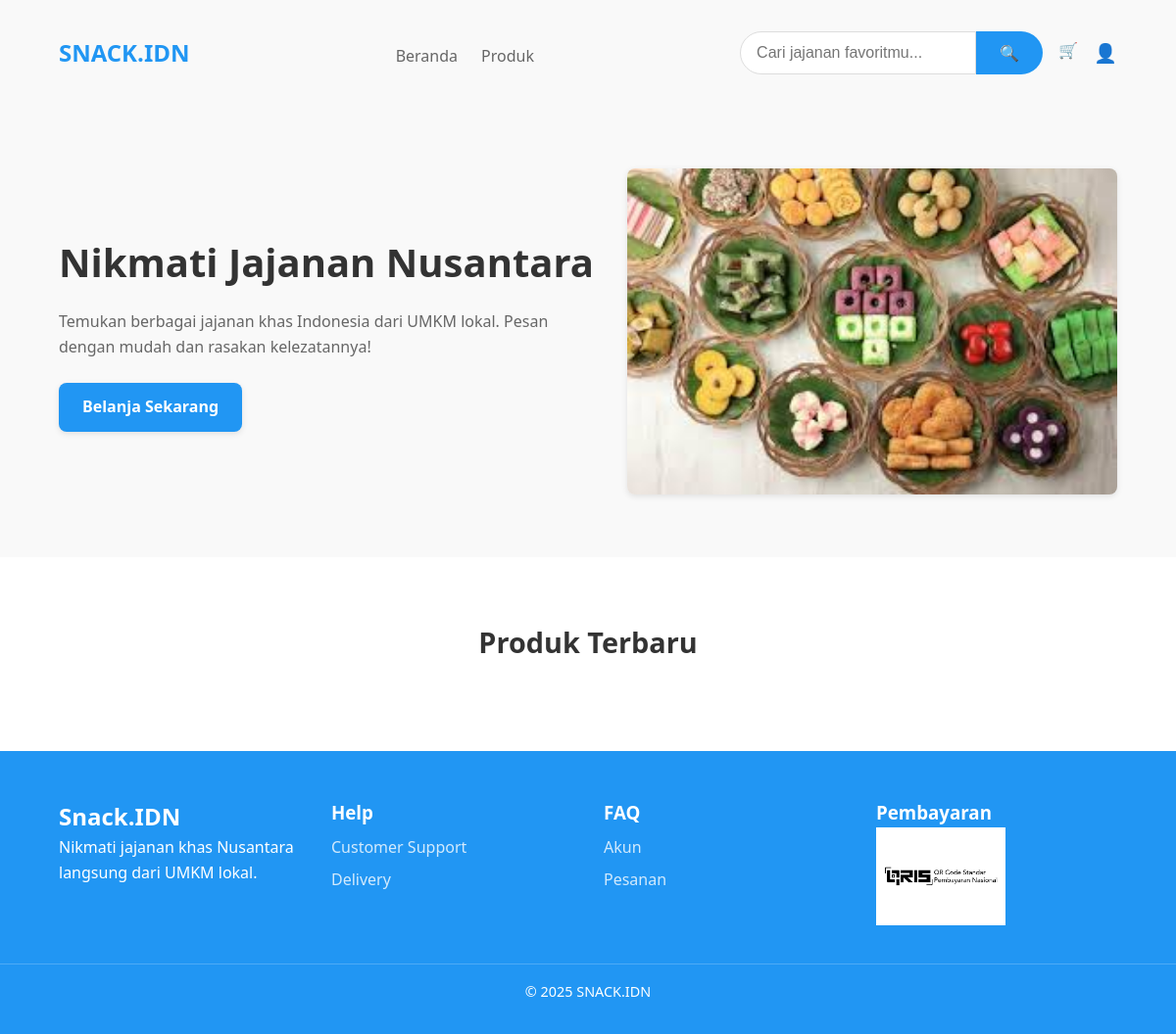
Before: / with the older database file.
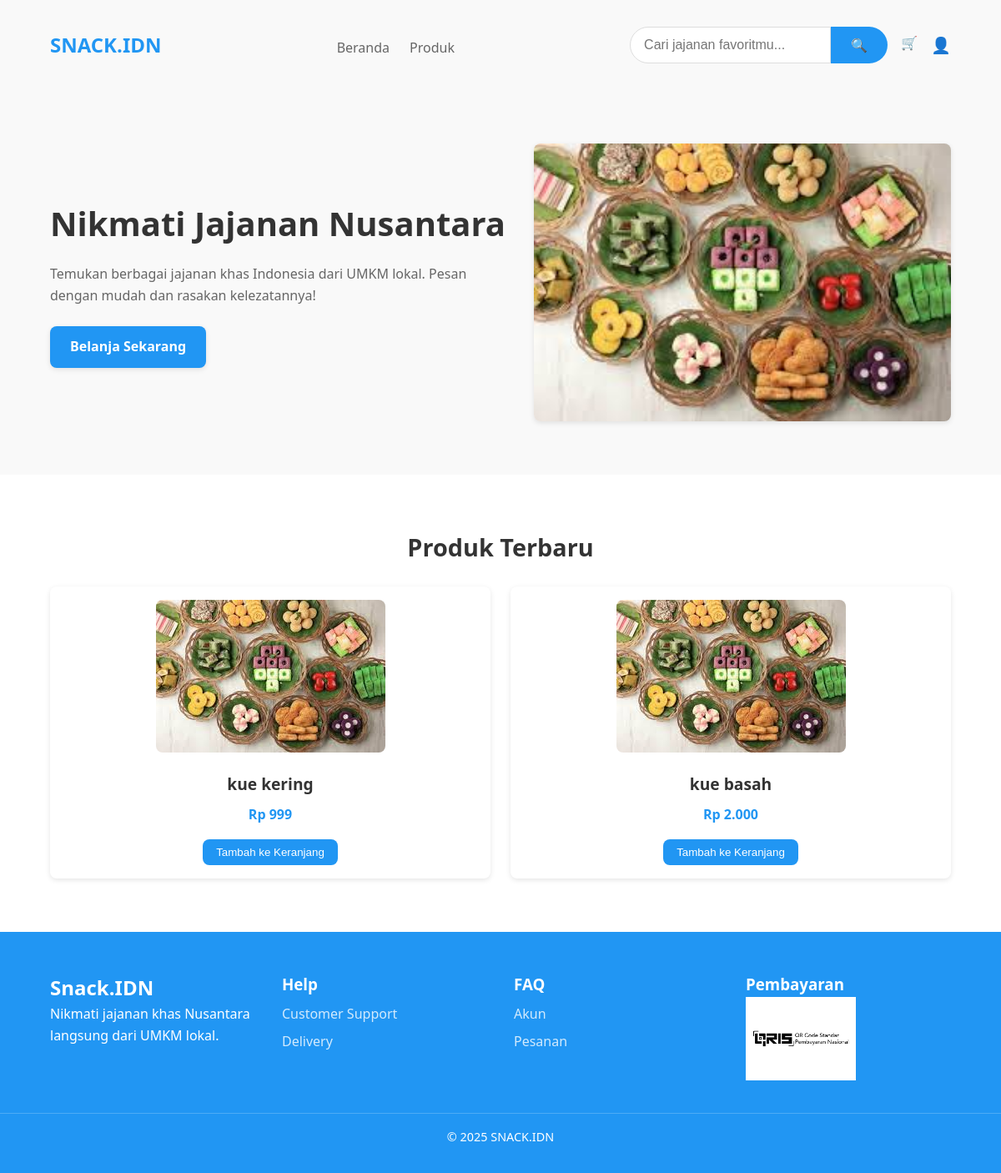
After: the same page with the newer database file.
### tables this page shows
CREATE TABLE `product` (
  `id` varchar(36) NOT NULL,
  `seller_id` varchar(36) NOT NULL,
  `category_id` int(11) DEFAULT NULL,
  `name` varchar(255) NOT NULL,
  `description` text DEFAULT NULL,
  `price` decimal(10,2) NOT NULL,
  `stock` int(11) NOT NULL,
  `image_url` text DEFAULT NULL,
  `created_at` datetime DEFAULT current_timestamp()
);

### models/Product.php (called while the page is built, shortened)
<?php
class Product {
    private $conn;
    public function __construct($db) {
        $this->conn = $db;
    }
    public function getAll() {
        $sql = "SELECT p.*,
                       c.name AS category_name,
                       u.name AS seller_name
                FROM product p
                LEFT JOIN category c ON p.category_id = c.id
                LEFT JOIN user u ON p.seller_id = u.id
                ORDER BY p.created_at DESC";
        return $this->conn->query($sql);
    }
}

### index.php (the view, shortened to what this page needs)
<?php
require_once __DIR__ . '/config/database.php';
require_once __DIR__ . '/models/Product.php';
$user = $_SESSION['user'] ?? null;
$productModel = new Product($conn);
$products = $productModel->getAll();
?>
<!DOCTYPE html>
<html lang="id">
<head>
  <link rel="stylesheet" href="assets/css/base.css">
  <link rel="stylesheet" href="assets/css/style.css">
</head>
<body>
  <header class="header">
      <div class="container header__content">
        <a href="#" class="logo">SNACK.IDN</a>
        <nav class="nav nav--bottom">
          <a href="#" class="nav__link">Beranda</a>
          <a href="public/product.php" class="nav__link">Produk</a>
        </nav>
          <div class="header__top">
            <?php include __DIR__ . '/partials/search-guest.php'; ?>
            <div class="header__actions">
              <?php if ($user): ?>
                <a href="cart.php">🛒</a>
              <?php else: ?>
                <a href="public/login.php" onclick="return confirm('Silakan login terlebih dahulu untuk melihat keranjang.')">🛒</a>
              <?php endif; ?>
              <a href="public/login.php" class="icon-btn">👤</a>
            </div>
          </div>
      </div>
  </header>
  <main>
    <section class="hero">
      <div class="container hero__content">
        <div class="hero__text">
          <h1>Nikmati Jajanan Nusantara</h1>
          <p>Temukan berbagai jajanan khas Indonesia dari UMKM lokal.
             Pesan dengan mudah dan rasakan kelezatannya!</p>
          <a href="public/product.php" class="btn">Belanja Sekarang</a>
        </div>
        <img src="assets/img/68b062c12ba0f.jpeg"
             alt="Jajanan Nusantara" class="hero__image" />
      </div>
    </section>
    <section class="products">
      <div class="container">
        <h2 class="section-title">Produk Terbaru</h2>
        <div class="grid">
          <?php while($p = $products->fetch_assoc()): ?>
            <article class="product-card">
              <a href="public/product_detail.php?id=<?= $p['id'] ?>">
                <img src="<?= htmlspecialchars($p['image_url']) ?>"
                     alt="<?= htmlspecialchars($p['name']) ?>"
                     class="product-image" />
                <h3 class="product-name"><?= htmlspecialchars($p['name']) ?></h3>
                <p class="product-price">Rp <?= number_format($p['price'],0,',','.') ?></p>
              </a>
              <?php if (!empty($user)): ?>
                <form action="public/add_to_cart.php" method="POST">
                  <input type="hidden" name="product_id" value="<?= $p['id'] ?>">
                  <button type="submit" class="add-to-cart">Tambah ke Keranjang</button>
                </form>
              <?php else: ?>
                <button type="button" class="add-to-cart" onclick="alertLogin()">
                  Tambah ke Keranjang
                </button>
              <?php endif; ?>
            </article>
          <?php endwhile; ?>
        </div>
      </div>
    </section>
  </main>
  <footer class="footer">
      <div class="container footer__grid">
        <div class="footer__brand">
          <h2>Snack.IDN</h2>
          <p>Nikmati jajanan khas Nusantara langsung dari UMKM lokal.</p>
        </div>
        <div>
          <h3>Help</h3>
          <ul>
            <li><a href="#">Customer Support</a></li>
            <li><a href="#">Delivery</a></li>
          </ul>
        </div>
        <div>
          <h3>FAQ</h3>
          <ul>
            <li><a href="#">Akun</a></li>
            <li><a href="#">Pesanan</a></li>
          </ul>
        </div>
        <div>
          <h3>Pembayaran</h3>
          <div class="payment">
            <img src="assets/pict/qris.png" alt="qris" />
          </div>
        </div>
      </div>
      <p class="copyright">© 2025 SNACK.IDN</p>
  </footer>
</body>
</html>

Changed rows visible on the page:
added product: image_url (picture), name "kue kering", price "999"
added product: image_url (picture), name "kue basah", price "2.000"
